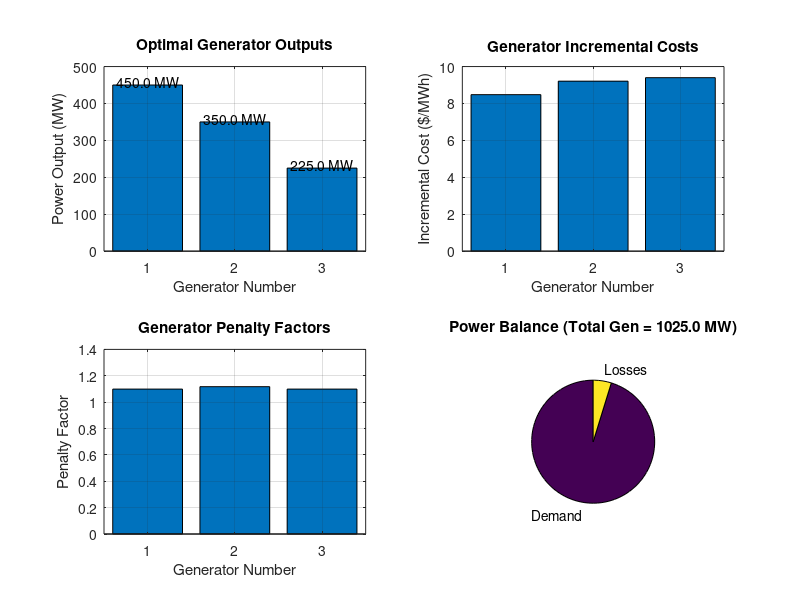

Recreate this plot in MATLAB.
%% Economic Load Dispatch with Transmission Line Losses - Revised
% This script performs economic load dispatch (ELD) calculation with
% transmission line losses using a modified approach.

%% Initialize data and parameters
clc;
clear;
close all;

% Extract generator data
PG_data = [
 0.00142, 7.20, 510, 200, 450, 150, 0.00010;
 0.00194, 7.85, 310, 150, 350, 100, 0.00015;
 0.00284, 8.12, 335, 100, 225, 50, 0.00020
];

% Extract data
N = length(PG_data(:,1));
a = PG_data(:,1);
b = PG_data(:,2);
c = PG_data(:,3);
pg_min = PG_data(:,4);
pg_max = PG_data(:,5);
ploss_coeff = PG_data(:,7);

% Set parameters
pd = 975;  % Demand
tolerance = 0.00001;  % Convergence tolerance
max_iterations = 100;

% Initialize generators at minimum values to start
pg = pg_min;

% Initial calculation of losses
ploss = zeros(N, 1);
for i = 1:N
    ploss(i) = ploss_coeff(i) * (pg(i)^2);
end

%% Iterative Lambda Search Method
% Start with a reasonable lambda range
lambda_min = 8;
lambda_max = 12;
lambda = (lambda_min + lambda_max) / 2;

fprintf('Initial conditions:\n');
fprintf('Demand (Pd) = %.2f MW\n', pd);
fprintf('Initial generation: %.2f MW\n', sum(pg));
fprintf('Initial losses: %.2f MW\n', sum(ploss));

% Main optimization loop
iteration = 1;
converged = false;

while ~converged && iteration <= max_iterations
    fprintf('\n--- Iteration %d ---\n', iteration);
    
    % Calculate penalty factors
    pf = 1 ./ (1 - 2 * pg .* ploss_coeff);
    
    % Update generation based on lambda and penalty factors
    for i = 1:N
        % Economic dispatch equation with penalty factor
        pg_unconstrained = (lambda/pf(i) - b(i)) / (2 * a(i));
        
        % Apply generator limits
        pg(i) = max(pg_min(i), min(pg_max(i), pg_unconstrained));
    end
    
    % Calculate losses with updated generation
    total_loss = 0;
    for i = 1:N
        ploss(i) = ploss_coeff(i) * (pg(i)^2);
        total_loss = total_loss + ploss(i);
    end
    
    % Check power balance
    power_balance = sum(pg) - total_loss - pd;
    
    fprintf('Lambda = %.6f\n', lambda);
    fprintf('Total generation: %.4f MW\n', sum(pg));
    fprintf('Total losses: %.4f MW\n', total_loss);
    fprintf('Power balance: %.4f MW\n', power_balance);
    
    % Check convergence
    if abs(power_balance) < tolerance
        converged = true;
        fprintf('Converged! Power balance within tolerance.\n');
    else
        % Binary search to adjust lambda
        if power_balance > 0
            % Generation exceeds demand + losses, increase lambda to reduce generation
            lambda_min = lambda;
        else
            % Generation less than demand + losses, decrease lambda to increase generation
            lambda_max = lambda;
        end
        
        lambda = (lambda_min + lambda_max) / 2;
    end
    
    iteration = iteration + 1;
end

%% Display final results
fprintf('\n=== FINAL RESULTS ===\n');
fprintf('Optimal lambda = %.6f\n', lambda);

for i = 1:N
    incremental_cost = 2 * a(i) * pg(i) + b(i);
    fprintf('Generator %d: Pg = %.4f MW, Incremental Cost = %.4f $/MWh\n', ...
            i, pg(i), incremental_cost);
end

fprintf('Total generation: %.4f MW\n', sum(pg));
fprintf('Total losses: %.4f MW\n', sum(ploss));
fprintf('Generation - Losses = %.4f MW\n', sum(pg) - sum(ploss));
fprintf('Demand = %.4f MW\n', pd);
fprintf('Power balance check: %.6f MW\n', sum(pg) - sum(ploss) - pd);

%% Calculate total generation cost
total_cost = 0;
for i = 1:N
    % Cost function: a*P^2 + b*P + c
    gen_cost = a(i)*(pg(i)^2) + b(i)*pg(i) + c(i);
    total_cost = total_cost + gen_cost;
end
fprintf('Total generation cost: %.2f $/h\n', total_cost);

%% Plot results
figure('Name', 'Economic Load Dispatch Results', 'Position', [100, 100, 800, 600]);

% Generator outputs
subplot(2, 2, 1);
bar(pg);
grid on;
xlabel('Generator Number');
ylabel('Power Output (MW)');
title('Optimal Generator Outputs');
xticks(1:N);
for i = 1:N
    text(i, pg(i)+10, sprintf('%.1f MW', pg(i)), 'HorizontalAlignment', 'center');
end

% Incremental costs
subplot(2, 2, 2);
inc_costs = zeros(N, 1);
for i = 1:N
    inc_costs(i) = 2 * a(i) * pg(i) + b(i);
end
bar(inc_costs);
grid on;
xlabel('Generator Number');
ylabel('Incremental Cost ($/MWh)');
title('Generator Incremental Costs');
xticks(1:N);

% Penalty factors
subplot(2, 2, 3);
pf = 1 ./ (1 - 2 * pg .* ploss_coeff);
bar(pf);
grid on;
xlabel('Generator Number');
ylabel('Penalty Factor');
title('Generator Penalty Factors');
xticks(1:N);

% Power balance
subplot(2, 2, 4);
pie([pd, sum(ploss)], {'Demand', 'Losses'});
title(sprintf('Power Balance (Total Gen = %.1f MW)', sum(pg)));

fprintf('\nOptimization complete.\n');